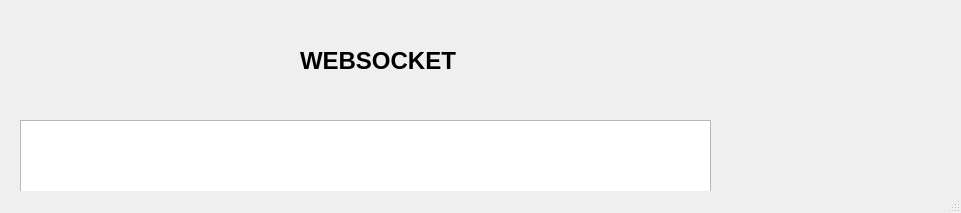
<?xml version="1.0" encoding="UTF-8"?>
<ui version="4.0">
 <class>MainWindow</class>
 <widget class="QMainWindow" name="MainWindow">
  <property name="geometry">
   <rect>
    <x>0</x>
    <y>0</y>
    <width>961</width>
    <height>213</height>
   </rect>
  </property>
  <property name="windowTitle">
   <string>MainWindow</string>
  </property>
  <widget class="QWidget" name="centralwidget">
   <widget class="QLabel" name="label">
    <property name="geometry">
     <rect>
      <x>300</x>
      <y>30</y>
      <width>241</width>
      <height>61</height>
     </rect>
    </property>
    <property name="font">
     <font>
      <pointsize>18</pointsize>
      <weight>75</weight>
      <bold>true</bold>
     </font>
    </property>
    <property name="text">
     <string>WEBSOCKET</string>
    </property>
   </widget>
   <widget class="QTextEdit" name="messageTextEdit">
    <property name="geometry">
     <rect>
      <x>20</x>
      <y>120</y>
      <width>691</width>
      <height>141</height>
     </rect>
    </property>
   </widget>
   <widget class="QPushButton" name="connectButton">
    <property name="geometry">
     <rect>
      <x>60</x>
      <y>330</y>
      <width>151</width>
      <height>41</height>
     </rect>
    </property>
    <property name="text">
     <string>Connect / Disconnect</string>
    </property>
   </widget>
   <widget class="QLabel" name="statusLabel">
    <property name="geometry">
     <rect>
      <x>50</x>
      <y>420</y>
      <width>541</width>
      <height>51</height>
     </rect>
    </property>
    <property name="text">
     <string/>
    </property>
   </widget>
  </widget>
  <widget class="QMenuBar" name="menubar">
   <property name="geometry">
    <rect>
     <x>0</x>
     <y>0</y>
     <width>961</width>
     <height>26</height>
    </rect>
   </property>
  </widget>
  <widget class="QStatusBar" name="statusbar"/>
 </widget>
 <resources/>
 <connections/>
</ui>
